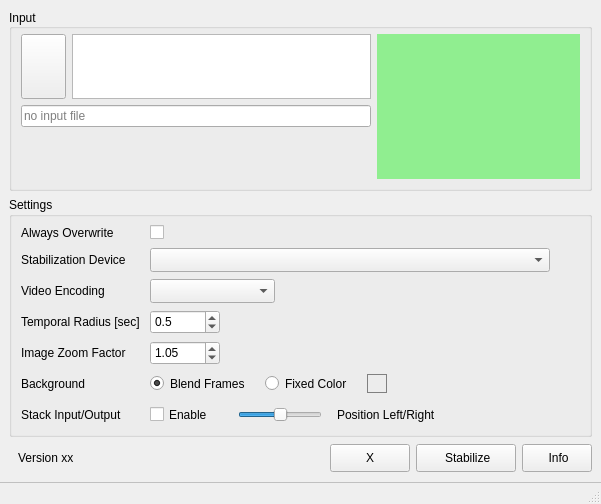
<?xml version="1.0" encoding="UTF-8"?>
<ui version="4.0">
 <class>cuvistaGuiClass</class>
 <widget class="QMainWindow" name="cuvistaGuiClass">
  <property name="geometry">
   <rect>
    <x>0</x>
    <y>0</y>
    <width>601</width>
    <height>504</height>
   </rect>
  </property>
  <property name="sizePolicy">
   <sizepolicy hsizetype="Minimum" vsizetype="Minimum">
    <horstretch>0</horstretch>
    <verstretch>0</verstretch>
   </sizepolicy>
  </property>
  <property name="windowTitle">
   <string>cuvista - Cuda Video Stabilizer</string>
  </property>
  <property name="styleSheet">
   <string notr="true">QStatusBar{border-top: 1px outset grey;}</string>
  </property>
  <widget class="QWidget" name="centralwidget">
   <property name="sizePolicy">
    <sizepolicy hsizetype="Preferred" vsizetype="Preferred">
     <horstretch>0</horstretch>
     <verstretch>0</verstretch>
    </sizepolicy>
   </property>
   <layout class="QVBoxLayout" name="verticalLayout_2">
    <item>
     <widget class="QGroupBox" name="grpInput">
      <property name="sizePolicy">
       <sizepolicy hsizetype="Preferred" vsizetype="Preferred">
        <horstretch>0</horstretch>
        <verstretch>1</verstretch>
       </sizepolicy>
      </property>
      <property name="title">
       <string>Input</string>
      </property>
      <property name="alignment">
       <set>Qt::AlignmentFlag::AlignLeading|Qt::AlignmentFlag::AlignLeft|Qt::AlignmentFlag::AlignVCenter</set>
      </property>
      <layout class="QGridLayout" name="gridLayout">
       <property name="topMargin">
        <number>5</number>
       </property>
       <item row="0" column="1" alignment="Qt::AlignmentFlag::AlignTop">
        <widget class="QPlainTextEdit" name="texInput">
         <property name="enabled">
          <bool>true</bool>
         </property>
         <property name="sizePolicy">
          <sizepolicy hsizetype="MinimumExpanding" vsizetype="Expanding">
           <horstretch>0</horstretch>
           <verstretch>0</verstretch>
          </sizepolicy>
         </property>
         <property name="minimumSize">
          <size>
           <width>0</width>
           <height>65</height>
          </size>
         </property>
         <property name="maximumSize">
          <size>
           <width>16777215</width>
           <height>40</height>
          </size>
         </property>
         <property name="focusPolicy">
          <enum>Qt::FocusPolicy::NoFocus</enum>
         </property>
         <property name="acceptDrops">
          <bool>false</bool>
         </property>
         <property name="readOnly">
          <bool>true</bool>
         </property>
        </widget>
       </item>
       <item row="0" column="0" alignment="Qt::AlignmentFlag::AlignTop">
        <widget class="QToolButton" name="btnOpen">
         <property name="sizePolicy">
          <sizepolicy hsizetype="Fixed" vsizetype="Fixed">
           <horstretch>0</horstretch>
           <verstretch>0</verstretch>
          </sizepolicy>
         </property>
         <property name="minimumSize">
          <size>
           <width>45</width>
           <height>65</height>
          </size>
         </property>
         <property name="styleSheet">
          <string notr="true"/>
         </property>
         <property name="text">
          <string/>
         </property>
         <property name="icon">
          <iconset resource="cuvistaGui.qrc">
           <normaloff>:/cuvistaGui/res/01_file-video-solid.png</normaloff>:/cuvistaGui/res/01_file-video-solid.png</iconset>
         </property>
         <property name="iconSize">
          <size>
           <width>32</width>
           <height>32</height>
          </size>
         </property>
        </widget>
       </item>
       <item row="1" column="0" colspan="2" alignment="Qt::AlignmentFlag::AlignTop">
        <widget class="QLineEdit" name="fileOpen">
         <property name="enabled">
          <bool>true</bool>
         </property>
         <property name="sizePolicy">
          <sizepolicy hsizetype="Expanding" vsizetype="Fixed">
           <horstretch>0</horstretch>
           <verstretch>0</verstretch>
          </sizepolicy>
         </property>
         <property name="minimumSize">
          <size>
           <width>350</width>
           <height>0</height>
          </size>
         </property>
         <property name="autoFillBackground">
          <bool>false</bool>
         </property>
         <property name="styleSheet">
          <string notr="true"/>
         </property>
         <property name="frame">
          <bool>true</bool>
         </property>
         <property name="readOnly">
          <bool>true</bool>
         </property>
         <property name="placeholderText">
          <string>no input file</string>
         </property>
        </widget>
       </item>
       <item row="0" column="2" rowspan="3">
        <widget class="ImageLabel" name="imageInput">
         <property name="sizePolicy">
          <sizepolicy hsizetype="MinimumExpanding" vsizetype="Preferred">
           <horstretch>0</horstretch>
           <verstretch>0</verstretch>
          </sizepolicy>
         </property>
         <property name="minimumSize">
          <size>
           <width>160</width>
           <height>85</height>
          </size>
         </property>
         <property name="styleSheet">
          <string notr="true">background:lightgreen;</string>
         </property>
         <property name="frameShape">
          <enum>QFrame::Shape::NoFrame</enum>
         </property>
         <property name="text">
          <string/>
         </property>
         <property name="alignment">
          <set>Qt::AlignmentFlag::AlignCenter</set>
         </property>
        </widget>
       </item>
       <item row="2" column="0">
        <spacer name="verticalSpacer">
         <property name="orientation">
          <enum>Qt::Orientation::Vertical</enum>
         </property>
         <property name="sizeHint" stdset="0">
          <size>
           <width>20</width>
           <height>40</height>
          </size>
         </property>
        </spacer>
       </item>
      </layout>
     </widget>
    </item>
    <item alignment="Qt::AlignmentFlag::AlignTop">
     <widget class="QGroupBox" name="grpSettings">
      <property name="sizePolicy">
       <sizepolicy hsizetype="Preferred" vsizetype="Minimum">
        <horstretch>0</horstretch>
        <verstretch>0</verstretch>
       </sizepolicy>
      </property>
      <property name="minimumSize">
       <size>
        <width>0</width>
        <height>240</height>
       </size>
      </property>
      <property name="maximumSize">
       <size>
        <width>16777215</width>
        <height>0</height>
       </size>
      </property>
      <property name="title">
       <string>Settings</string>
      </property>
      <property name="alignment">
       <set>Qt::AlignmentFlag::AlignLeading|Qt::AlignmentFlag::AlignLeft|Qt::AlignmentFlag::AlignTop</set>
      </property>
      <layout class="QFormLayout" name="formLayout">
       <property name="sizeConstraint">
        <enum>QLayout::SizeConstraint::SetDefaultConstraint</enum>
       </property>
       <property name="fieldGrowthPolicy">
        <enum>QFormLayout::FieldGrowthPolicy::ExpandingFieldsGrow</enum>
       </property>
       <property name="formAlignment">
        <set>Qt::AlignmentFlag::AlignLeading|Qt::AlignmentFlag::AlignLeft|Qt::AlignmentFlag::AlignTop</set>
       </property>
       <property name="horizontalSpacing">
        <number>10</number>
       </property>
       <property name="verticalSpacing">
        <number>8</number>
       </property>
       <property name="topMargin">
        <number>8</number>
       </property>
       <property name="bottomMargin">
        <number>8</number>
       </property>
       <item row="0" column="0">
        <widget class="QLabel" name="label_4">
         <property name="sizePolicy">
          <sizepolicy hsizetype="Preferred" vsizetype="Preferred">
           <horstretch>0</horstretch>
           <verstretch>0</verstretch>
          </sizepolicy>
         </property>
         <property name="text">
          <string>Always Overwrite</string>
         </property>
         <property name="alignment">
          <set>Qt::AlignmentFlag::AlignLeading|Qt::AlignmentFlag::AlignLeft|Qt::AlignmentFlag::AlignVCenter</set>
         </property>
        </widget>
       </item>
       <item row="0" column="1">
        <widget class="QCheckBox" name="chkOverwrite">
         <property name="toolTip">
          <string>assume permission to overwrite output file</string>
         </property>
         <property name="text">
          <string/>
         </property>
        </widget>
       </item>
       <item row="1" column="0">
        <widget class="QLabel" name="label">
         <property name="sizePolicy">
          <sizepolicy hsizetype="Preferred" vsizetype="Preferred">
           <horstretch>0</horstretch>
           <verstretch>0</verstretch>
          </sizepolicy>
         </property>
         <property name="text">
          <string>Stabilization Device</string>
         </property>
        </widget>
       </item>
       <item row="1" column="1">
        <widget class="QComboBox" name="comboDevice">
         <property name="sizePolicy">
          <sizepolicy hsizetype="MinimumExpanding" vsizetype="Fixed">
           <horstretch>0</horstretch>
           <verstretch>0</verstretch>
          </sizepolicy>
         </property>
         <property name="minimumSize">
          <size>
           <width>0</width>
           <height>24</height>
          </size>
         </property>
         <property name="maximumSize">
          <size>
           <width>400</width>
           <height>16777215</height>
          </size>
         </property>
         <property name="toolTip">
          <string>&lt;html&gt;&lt;head/&gt;&lt;body&gt;&lt;p&gt;device used to calculate image stabilization&lt;/p&gt;&lt;p&gt;use cuda device if possible&lt;/p&gt;&lt;/body&gt;&lt;/html&gt;</string>
         </property>
         <property name="maxCount">
          <number>1000</number>
         </property>
        </widget>
       </item>
       <item row="2" column="0">
        <widget class="QLabel" name="label_2">
         <property name="sizePolicy">
          <sizepolicy hsizetype="Preferred" vsizetype="Preferred">
           <horstretch>0</horstretch>
           <verstretch>0</verstretch>
          </sizepolicy>
         </property>
         <property name="text">
          <string>Video Encoding</string>
         </property>
        </widget>
       </item>
       <item row="2" column="1">
        <widget class="QComboBox" name="comboEncoding">
         <property name="sizePolicy">
          <sizepolicy hsizetype="Preferred" vsizetype="Fixed">
           <horstretch>0</horstretch>
           <verstretch>0</verstretch>
          </sizepolicy>
         </property>
         <property name="minimumSize">
          <size>
           <width>125</width>
           <height>24</height>
          </size>
         </property>
         <property name="baseSize">
          <size>
           <width>0</width>
           <height>0</height>
          </size>
         </property>
         <property name="toolTip">
          <string>&lt;html&gt;&lt;head/&gt;&lt;body&gt;&lt;p&gt;device and setting to use for output video encoding&lt;/p&gt;&lt;/body&gt;&lt;/html&gt;</string>
         </property>
         <property name="maxCount">
          <number>1000</number>
         </property>
        </widget>
       </item>
       <item row="5" column="0">
        <widget class="QLabel" name="label_5">
         <property name="sizePolicy">
          <sizepolicy hsizetype="Preferred" vsizetype="Preferred">
           <horstretch>0</horstretch>
           <verstretch>0</verstretch>
          </sizepolicy>
         </property>
         <property name="text">
          <string>Temporal Radius [sec]</string>
         </property>
        </widget>
       </item>
       <item row="5" column="1">
        <widget class="QDoubleSpinBox" name="spinRadius">
         <property name="minimumSize">
          <size>
           <width>70</width>
           <height>24</height>
          </size>
         </property>
         <property name="toolTip">
          <string>&lt;html&gt;&lt;head/&gt;&lt;body&gt;&lt;p&gt;how much of the video before and after a frame is used to average motions&lt;/p&gt;&lt;p&gt;use higher value for smoother result&lt;/p&gt;&lt;/body&gt;&lt;/html&gt;</string>
         </property>
         <property name="decimals">
          <number>1</number>
         </property>
         <property name="singleStep">
          <double>0.100000000000000</double>
         </property>
         <property name="value">
          <double>0.500000000000000</double>
         </property>
        </widget>
       </item>
       <item row="6" column="0">
        <widget class="QLabel" name="label_6">
         <property name="sizePolicy">
          <sizepolicy hsizetype="Preferred" vsizetype="Preferred">
           <horstretch>0</horstretch>
           <verstretch>0</verstretch>
          </sizepolicy>
         </property>
         <property name="text">
          <string>Image Zoom Factor</string>
         </property>
        </widget>
       </item>
       <item row="6" column="1">
        <widget class="QDoubleSpinBox" name="spinZoom">
         <property name="minimumSize">
          <size>
           <width>70</width>
           <height>24</height>
          </size>
         </property>
         <property name="toolTip">
          <string>&lt;html&gt;&lt;head/&gt;&lt;body&gt;&lt;p&gt;zoom to be applied to stabilized video&lt;/p&gt;&lt;/body&gt;&lt;/html&gt;</string>
         </property>
         <property name="singleStep">
          <double>0.010000000000000</double>
         </property>
         <property name="value">
          <double>1.050000000000000</double>
         </property>
        </widget>
       </item>
       <item row="7" column="0">
        <widget class="QLabel" name="label_8">
         <property name="sizePolicy">
          <sizepolicy hsizetype="Preferred" vsizetype="Preferred">
           <horstretch>0</horstretch>
           <verstretch>0</verstretch>
          </sizepolicy>
         </property>
         <property name="text">
          <string>Background</string>
         </property>
        </widget>
       </item>
       <item row="7" column="1">
        <layout class="QHBoxLayout" name="horizontalLayout" stretch="0,0,0">
         <property name="spacing">
          <number>15</number>
         </property>
         <property name="sizeConstraint">
          <enum>QLayout::SizeConstraint::SetDefaultConstraint</enum>
         </property>
         <property name="topMargin">
          <number>2</number>
         </property>
         <property name="bottomMargin">
          <number>2</number>
         </property>
         <item>
          <widget class="QRadioButton" name="radioBlend">
           <property name="toolTip">
            <string>blend previous frames into background</string>
           </property>
           <property name="text">
            <string>Blend Frames</string>
           </property>
           <property name="checked">
            <bool>true</bool>
           </property>
           <attribute name="buttonGroup">
            <string notr="true">buttonGroupBackground</string>
           </attribute>
          </widget>
         </item>
         <item>
          <widget class="QRadioButton" name="radioColor">
           <property name="toolTip">
            <string>fill background with selected color</string>
           </property>
           <property name="text">
            <string>Fixed Color</string>
           </property>
           <attribute name="buttonGroup">
            <string notr="true">buttonGroupBackground</string>
           </attribute>
          </widget>
         </item>
         <item>
          <widget class="ClickLabel" name="lblColor">
           <property name="minimumSize">
            <size>
             <width>20</width>
             <height>16</height>
            </size>
           </property>
           <property name="styleSheet">
            <string notr="true">QLabel {
	border: 1px solid gray;
}</string>
           </property>
           <property name="frameShape">
            <enum>QFrame::Shape::NoFrame</enum>
           </property>
           <property name="alignment">
            <set>Qt::AlignmentFlag::AlignCenter</set>
           </property>
          </widget>
         </item>
        </layout>
       </item>
       <item row="8" column="0">
        <widget class="QLabel" name="label_7">
         <property name="sizePolicy">
          <sizepolicy hsizetype="Preferred" vsizetype="Preferred">
           <horstretch>0</horstretch>
           <verstretch>0</verstretch>
          </sizepolicy>
         </property>
         <property name="text">
          <string>Stack Input/Output</string>
         </property>
        </widget>
       </item>
       <item row="8" column="1">
        <layout class="QHBoxLayout" name="horizontalLayout_2">
         <property name="spacing">
          <number>15</number>
         </property>
         <property name="topMargin">
          <number>2</number>
         </property>
         <property name="bottomMargin">
          <number>2</number>
         </property>
         <item>
          <widget class="QCheckBox" name="chkStack">
           <property name="toolTip">
            <string>stack 3/4 of input and output horizontally</string>
           </property>
           <property name="text">
            <string>Enable</string>
           </property>
          </widget>
         </item>
         <item>
          <spacer name="horizontalSpacer_2">
           <property name="orientation">
            <enum>Qt::Orientation::Horizontal</enum>
           </property>
           <property name="sizeType">
            <enum>QSizePolicy::Policy::Fixed</enum>
           </property>
           <property name="sizeHint" stdset="0">
            <size>
             <width>10</width>
             <height>0</height>
            </size>
           </property>
          </spacer>
         </item>
         <item>
          <widget class="QSlider" name="slideStack">
           <property name="sizePolicy">
            <sizepolicy hsizetype="Preferred" vsizetype="Fixed">
             <horstretch>0</horstretch>
             <verstretch>0</verstretch>
            </sizepolicy>
           </property>
           <property name="maximumSize">
            <size>
             <width>16777215</width>
             <height>16777215</height>
            </size>
           </property>
           <property name="toolTip">
            <string>&lt;html&gt;&lt;head/&gt;&lt;body&gt;&lt;p&gt;indicates what section of input and output is used for stacking&lt;/p&gt;&lt;p&gt;left ... middle ... rightmost part of video&lt;/p&gt;&lt;/body&gt;&lt;/html&gt;</string>
           </property>
           <property name="minimum">
            <number>-100</number>
           </property>
           <property name="maximum">
            <number>100</number>
           </property>
           <property name="orientation">
            <enum>Qt::Orientation::Horizontal</enum>
           </property>
          </widget>
         </item>
         <item>
          <widget class="QLabel" name="lblStack">
           <property name="text">
            <string>Position Left/Right</string>
           </property>
          </widget>
         </item>
        </layout>
       </item>
      </layout>
     </widget>
    </item>
    <item>
     <layout class="QHBoxLayout" name="layButtons">
      <item>
       <widget class="QLabel" name="labelVersion">
        <property name="sizePolicy">
         <sizepolicy hsizetype="Fixed" vsizetype="Preferred">
          <horstretch>1</horstretch>
          <verstretch>0</verstretch>
         </sizepolicy>
        </property>
        <property name="text">
         <string>Version xx</string>
        </property>
        <property name="indent">
         <number>9</number>
        </property>
       </widget>
      </item>
      <item>
       <spacer name="horizontalSpacer">
        <property name="orientation">
         <enum>Qt::Orientation::Horizontal</enum>
        </property>
        <property name="sizeType">
         <enum>QSizePolicy::Policy::Expanding</enum>
        </property>
        <property name="sizeHint" stdset="0">
         <size>
          <width>40</width>
          <height>30</height>
         </size>
        </property>
       </spacer>
      </item>
      <item>
       <widget class="QPushButton" name="btnPlay">
        <property name="minimumSize">
         <size>
          <width>40</width>
          <height>28</height>
         </size>
        </property>
        <property name="text">
         <string>X</string>
        </property>
       </widget>
      </item>
      <item>
       <widget class="QPushButton" name="btnStart">
        <property name="sizePolicy">
         <sizepolicy hsizetype="Maximum" vsizetype="Maximum">
          <horstretch>1</horstretch>
          <verstretch>0</verstretch>
         </sizepolicy>
        </property>
        <property name="minimumSize">
         <size>
          <width>0</width>
          <height>0</height>
         </size>
        </property>
        <property name="maximumSize">
         <size>
          <width>100</width>
          <height>28</height>
         </size>
        </property>
        <property name="toolTip">
         <string>process and output stabilized video</string>
        </property>
        <property name="text">
         <string> Stabilize</string>
        </property>
        <property name="icon">
         <iconset resource="cuvistaGui.qrc">
          <normaloff>:/cuvistaGui/res/02_floppy-disk-solid.png</normaloff>:/cuvistaGui/res/02_floppy-disk-solid.png</iconset>
        </property>
        <property name="iconSize">
         <size>
          <width>16</width>
          <height>16</height>
         </size>
        </property>
       </widget>
      </item>
      <item>
       <widget class="QPushButton" name="btnInfo">
        <property name="enabled">
         <bool>true</bool>
        </property>
        <property name="sizePolicy">
         <sizepolicy hsizetype="Maximum" vsizetype="Maximum">
          <horstretch>1</horstretch>
          <verstretch>0</verstretch>
         </sizepolicy>
        </property>
        <property name="minimumSize">
         <size>
          <width>0</width>
          <height>0</height>
         </size>
        </property>
        <property name="maximumSize">
         <size>
          <width>70</width>
          <height>28</height>
         </size>
        </property>
        <property name="text">
         <string> Info</string>
        </property>
        <property name="icon">
         <iconset resource="cuvistaGui.qrc">
          <normaloff>:/cuvistaGui/res/03_info-circle.png</normaloff>:/cuvistaGui/res/03_info-circle.png</iconset>
        </property>
       </widget>
      </item>
     </layout>
    </item>
   </layout>
  </widget>
  <widget class="QStatusBar" name="statusbar">
   <property name="autoFillBackground">
    <bool>false</bool>
   </property>
   <property name="styleSheet">
    <string notr="true">QStatusBar::item {border: none;}</string>
   </property>
  </widget>
 </widget>
 <customwidgets>
  <customwidget>
   <class>ImageLabel</class>
   <extends>QLabel</extends>
   <header>ImageLabel.h</header>
  </customwidget>
  <customwidget>
   <class>ClickLabel</class>
   <extends>QLabel</extends>
   <header>ClickLabel.h</header>
  </customwidget>
 </customwidgets>
 <tabstops>
  <tabstop>btnOpen</tabstop>
  <tabstop>fileOpen</tabstop>
  <tabstop>btnStart</tabstop>
  <tabstop>btnInfo</tabstop>
 </tabstops>
 <resources>
  <include location="cuvistaGui.qrc"/>
 </resources>
 <connections/>
 <buttongroups>
  <buttongroup name="buttonGroupBackground"/>
 </buttongroups>
</ui>
